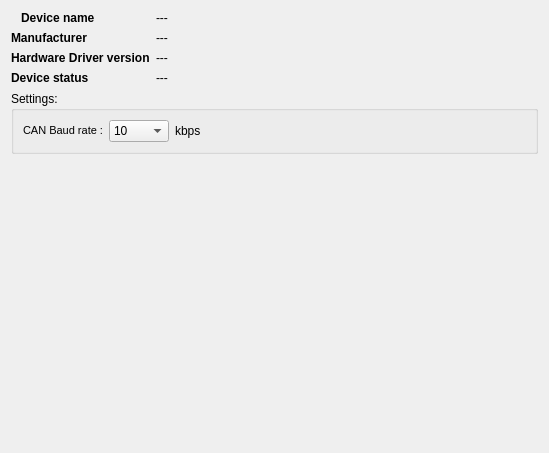
<?xml version="1.0" encoding="UTF-8"?>
<ui version="4.0">
 <class>SettingsMhs</class>
 <widget class="QWidget" name="SettingsMhs">
  <property name="geometry">
   <rect>
    <x>0</x>
    <y>0</y>
    <width>549</width>
    <height>453</height>
   </rect>
  </property>
  <property name="windowTitle">
   <string>Form</string>
  </property>
  <property name="styleSheet">
   <string notr="true"/>
  </property>
  <layout class="QGridLayout" name="gridLayout_2">
   <item row="0" column="0">
    <layout class="QGridLayout" name="gridLayout">
     <item row="0" column="0">
      <widget class="QLabel" name="labelDeviceName">
       <property name="minimumSize">
        <size>
         <width>129</width>
         <height>0</height>
        </size>
       </property>
       <property name="maximumSize">
        <size>
         <width>129</width>
         <height>16777215</height>
        </size>
       </property>
       <property name="font">
        <font>
         <weight>75</weight>
         <bold>true</bold>
        </font>
       </property>
       <property name="layoutDirection">
        <enum>Qt::RightToLeft</enum>
       </property>
       <property name="text">
        <string>Device name </string>
       </property>
      </widget>
     </item>
     <item row="0" column="1">
      <widget class="QLabel" name="labelDeviceNameInfo">
       <property name="text">
        <string>---</string>
       </property>
      </widget>
     </item>
     <item row="1" column="0">
      <widget class="QLabel" name="labelDeviceManufacturer">
       <property name="font">
        <font>
         <weight>75</weight>
         <bold>true</bold>
        </font>
       </property>
       <property name="layoutDirection">
        <enum>Qt::RightToLeft</enum>
       </property>
       <property name="text">
        <string>Manufacturer </string>
       </property>
      </widget>
     </item>
     <item row="1" column="1">
      <widget class="QLabel" name="labelDeviceManufacturerInfo">
       <property name="text">
        <string>---</string>
       </property>
      </widget>
     </item>
     <item row="2" column="0">
      <widget class="QLabel" name="labelHardwareDriverVersion">
       <property name="minimumSize">
        <size>
         <width>0</width>
         <height>0</height>
        </size>
       </property>
       <property name="font">
        <font>
         <weight>75</weight>
         <bold>true</bold>
        </font>
       </property>
       <property name="layoutDirection">
        <enum>Qt::RightToLeft</enum>
       </property>
       <property name="text">
        <string>Hardware Driver version</string>
       </property>
      </widget>
     </item>
     <item row="2" column="1">
      <widget class="QLabel" name="labelHardwareDriverInfo">
       <property name="text">
        <string>---</string>
       </property>
      </widget>
     </item>
     <item row="3" column="0">
      <widget class="QLabel" name="labelDeviceStatus">
       <property name="font">
        <font>
         <weight>75</weight>
         <bold>true</bold>
        </font>
       </property>
       <property name="layoutDirection">
        <enum>Qt::RightToLeft</enum>
       </property>
       <property name="text">
        <string>Device status</string>
       </property>
      </widget>
     </item>
     <item row="3" column="1">
      <widget class="QLabel" name="labelDeviceStatusInfo">
       <property name="text">
        <string>---</string>
       </property>
      </widget>
     </item>
    </layout>
   </item>
   <item row="0" column="1">
    <spacer name="horizontalSpacer">
     <property name="orientation">
      <enum>Qt::Horizontal</enum>
     </property>
     <property name="sizeHint" stdset="0">
      <size>
       <width>40</width>
       <height>20</height>
      </size>
     </property>
    </spacer>
   </item>
   <item row="1" column="0" colspan="2">
    <widget class="QGroupBox" name="deviceSettings">
     <property name="maximumSize">
      <size>
       <width>16777215</width>
       <height>450</height>
      </size>
     </property>
     <property name="title">
      <string>Settings:</string>
     </property>
     <layout class="QGridLayout" name="gridLayout_4">
      <item row="0" column="0">
       <layout class="QGridLayout" name="gridLayout_3">
        <item row="0" column="0">
         <widget class="QLabel" name="label">
          <property name="text">
           <string>&lt;!DOCTYPE HTML PUBLIC &quot;-//W3C//DTD HTML 4.0//EN&quot; &quot;http://www.w3.org/TR/REC-html40/strict.dtd&quot;&gt;
&lt;html&gt;&lt;head&gt;&lt;meta name=&quot;qrichtext&quot; content=&quot;1&quot; /&gt;&lt;style type=&quot;text/css&quot;&gt;
p, li { white-space: pre-wrap; }
&lt;/style&gt;&lt;/head&gt;&lt;body style=&quot; font-family:'MS Shell Dlg 2'; font-size:8.25pt; font-weight:400; font-style:normal;&quot;&gt;
&lt;p align=&quot;right&quot; style=&quot; margin-top:0px; margin-bottom:0px; margin-left:0px; margin-right:0px; -qt-block-indent:0; text-indent:0px;&quot;&gt;&lt;span style=&quot; font-size:8pt;&quot;&gt;CAN Baud rate :&lt;/span&gt;&lt;/p&gt;&lt;/body&gt;&lt;/html&gt;</string>
          </property>
         </widget>
        </item>
        <item row="0" column="1">
         <widget class="QComboBox" name="comboBoxBaudRate">
          <property name="minimumSize">
           <size>
            <width>60</width>
            <height>0</height>
           </size>
          </property>
          <property name="maximumSize">
           <size>
            <width>60</width>
            <height>16777215</height>
           </size>
          </property>
          <property name="editable">
           <bool>false</bool>
          </property>
          <item>
           <property name="text">
            <string>10</string>
           </property>
          </item>
          <item>
           <property name="text">
            <string>20</string>
           </property>
          </item>
          <item>
           <property name="text">
            <string>50</string>
           </property>
          </item>
          <item>
           <property name="text">
            <string>100</string>
           </property>
          </item>
          <item>
           <property name="text">
            <string>125</string>
           </property>
          </item>
          <item>
           <property name="text">
            <string>250</string>
           </property>
          </item>
          <item>
           <property name="text">
            <string>500</string>
           </property>
          </item>
          <item>
           <property name="text">
            <string>800</string>
           </property>
          </item>
          <item>
           <property name="text">
            <string>1000</string>
           </property>
          </item>
         </widget>
        </item>
        <item row="0" column="2">
         <widget class="QLabel" name="label_2">
          <property name="text">
           <string>kbps</string>
          </property>
         </widget>
        </item>
       </layout>
      </item>
      <item row="0" column="1">
       <spacer name="horizontalSpacer_2">
        <property name="orientation">
         <enum>Qt::Horizontal</enum>
        </property>
        <property name="sizeHint" stdset="0">
         <size>
          <width>328</width>
          <height>20</height>
         </size>
        </property>
       </spacer>
      </item>
     </layout>
    </widget>
   </item>
   <item row="2" column="0">
    <spacer name="verticalSpacer">
     <property name="orientation">
      <enum>Qt::Vertical</enum>
     </property>
     <property name="sizeHint" stdset="0">
      <size>
       <width>20</width>
       <height>292</height>
      </size>
     </property>
    </spacer>
   </item>
  </layout>
 </widget>
 <resources/>
 <connections/>
</ui>
